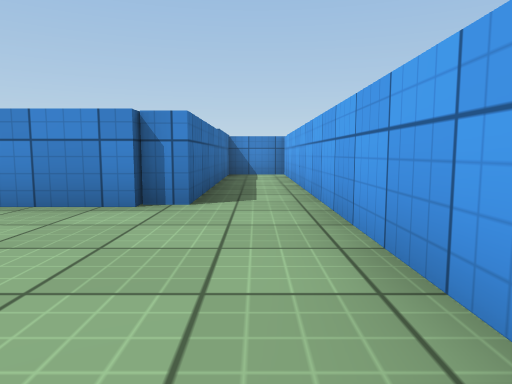
[1] (above)

12 first-person views from a walk through a 3-D level made in the Unity game engine. The camera is 0.55 m above the floor, tilts 6° down and sees 70° across. The floor is counted in squares, 1 m on a side. Each view is taken from the middle of a square. On the plan, view 1 faces up. The plan holds only what a view shows up to about 9 squares ahead; the rest is blank. The place goes on beyond the plan. The player character is not drawn. Surface patterns are stand-ins for the level's own textures.

[2]
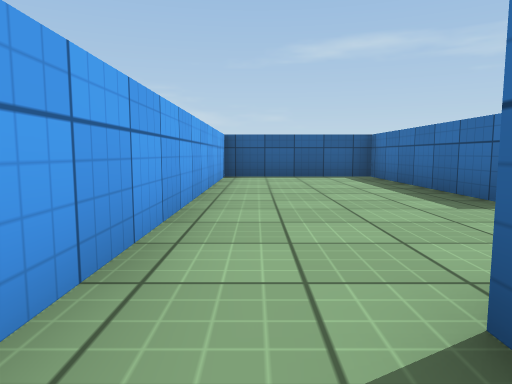

[3]
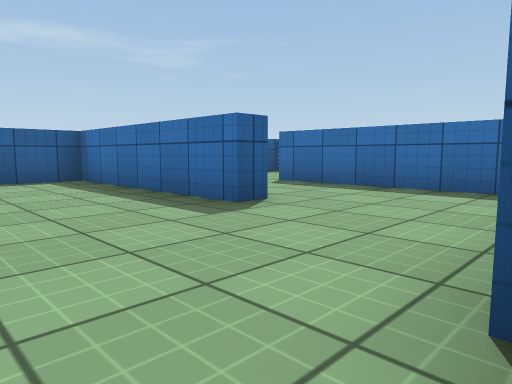

[4]
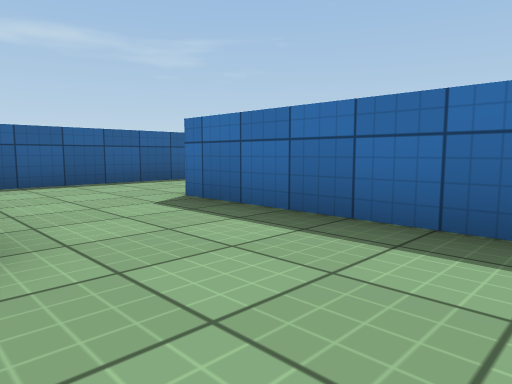

[5]
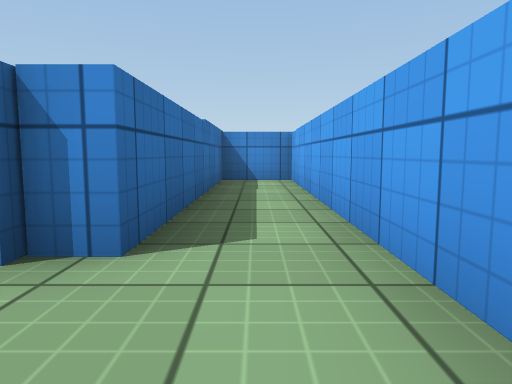

[6]
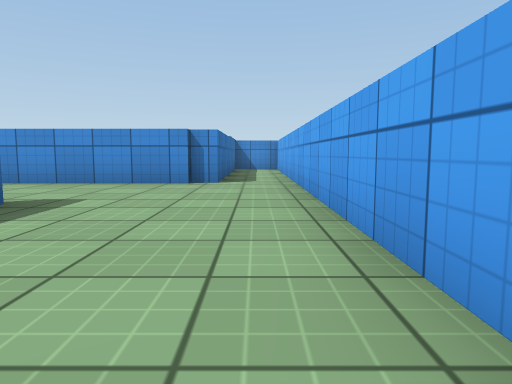

[7]
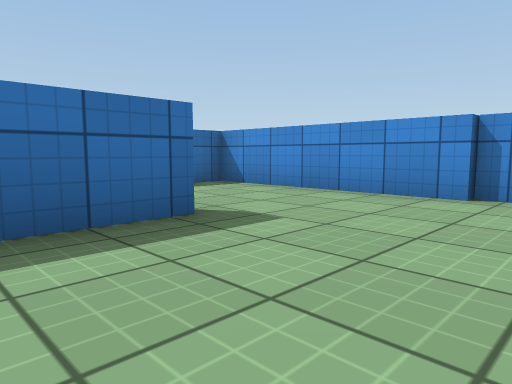

[8]
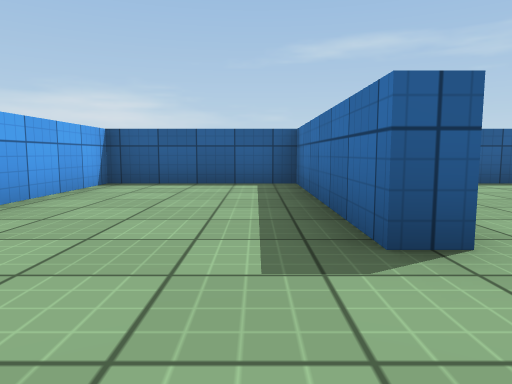

[9]
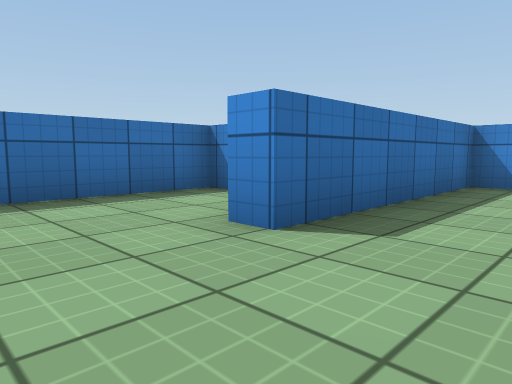

[10]
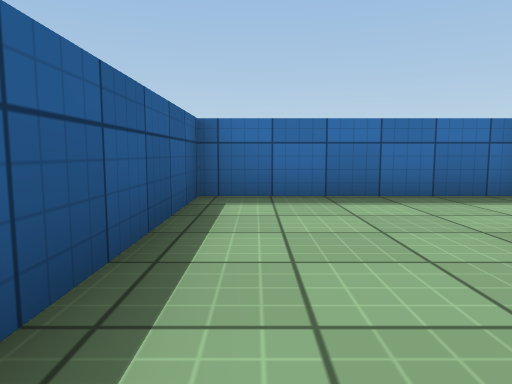

[11]
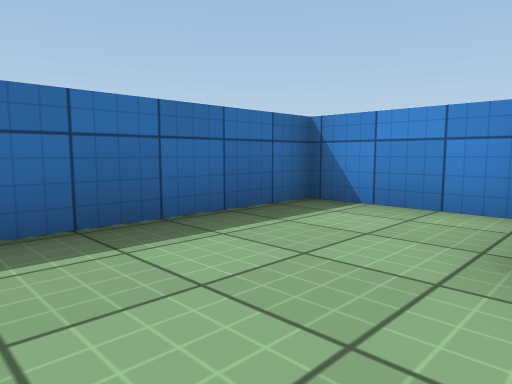

[12]
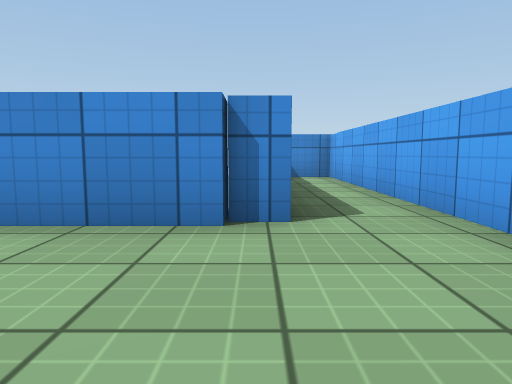

### Floor plan
Ten units are one square. View 1 is at (0, 0); x grows to the right and y downward. Boxes are objects, and circles mark ways between rooms. Rooms are numbered by the first view taken in them; rooms with no view inside come last. Other rooms are left out.
<svg viewBox="-92 -102 105 144">
<path fill="none" stroke="#000" d="M-34 -10 -28 -10 -28 37 8 37 8 -97 -7 -97 -7 -38 -58 -38 -58 11M-12 -42 -12 -38M-58 11 -62 11M-65 37 -41 37M-66 -7 -87 -7 -87 37 -65 37"/>
<circle cx="-45" cy="5" r="3" fill="#2a7"/>
<circle cx="-60" cy="25" r="3" fill="#2a7"/>
<text x="-20" y="-10">1</text>
<text x="-50" y="20">2</text>
<text x="-80" y="10">3</text>
</svg>
Room 1 opens to room 2. Room 2 opens to room 3.

Where each view was taken, in squares from view 1:
view 1: 0 up, 0 right, facing up
view 2: 5 up, 0 right, facing down
view 3: 4 up, 0 right, facing down-left
view 4: 3 up, 3 left, facing down-left
view 5: 2 up, 0 right, facing up
view 6: 3 down, 0 right, facing up
view 7: 1 down, 0 right, facing up-left
view 8: 3 up, 2 left, facing down
view 9: 3 down, 4 left, facing up-left
view 10: 3 down, 4 left, facing left
view 11: 3 down, 6 left, facing up-left
view 12: 1 up, 1 left, facing up
